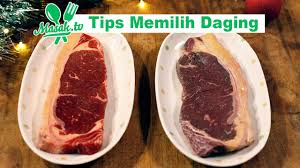
#> input picture Data_latih/busuk3.jpg, 300 x 168 px, found by its file name
$ python hsv_test2.py
#> lines starting #> are read from the running program, lines starting #| are printed output that depends on the picture; after the words box and inside, x2 and y2 are one past the last pixel; in counts of white or black regions, pixels touching at a corner belong together
import cv2
import numpy as np

def nothing(x):
    pass

img = cv2.imread("busuk3.jpg")
#> img is the input picture: shape (168, 300, 3); mean B, G, R 95.3, 119.6, 152.9
cv2.namedWindow("Trackbars")

cv2.createTrackbar("L - H", "Trackbars", 0, 179, nothing)
#> slider 'L - H' is set to 35
cv2.createTrackbar("L - S", "Trackbars", 0, 255, nothing)
#> slider 'L - S' is set to 51
cv2.createTrackbar("L - V", "Trackbars", 0, 255, nothing)
#> slider 'L - V' is set to 51
cv2.createTrackbar("U - H", "Trackbars", 179, 179, nothing)
cv2.createTrackbar("U - S", "Trackbars", 255, 255, nothing)
cv2.createTrackbar("U - V", "Trackbars", 255, 255, nothing)


while True:

    hsv = cv2.cvtColor(img, cv2.COLOR_BGR2HSV)
#> hsv: shape (168, 300, 3); mean H, S, V 30.9, 129.5, 158.8

    l_h = cv2.getTrackbarPos("L - H", "Trackbars")
    l_s = cv2.getTrackbarPos("L - S", "Trackbars")
    l_v = cv2.getTrackbarPos("L - V", "Trackbars")
    u_h = cv2.getTrackbarPos("U - H", "Trackbars")
    u_s = cv2.getTrackbarPos("U - S", "Trackbars")
    u_v = cv2.getTrackbarPos("U - V", "Trackbars")

    lower_blue = np.array([l_h, l_s, l_v])
    upper_blue = np.array([u_h, u_s, u_v])
    mask = cv2.inRange(hsv, lower_blue, upper_blue)
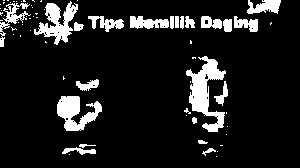
#> mask: shape (168, 300); 11.6% white; 68 white regions (46 under 20 px), largest, box (x1, y1, x2, y2) and area: (186, 56, 226, 132) 1293, (57, 96, 102, 131) 862, (34, 1, 78, 45) 855

    result = cv2.bitwise_and(img, img, mask=mask)
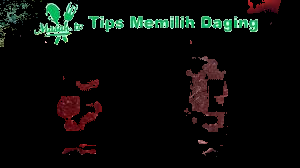
#> result: shape (168, 300, 3); mean B, G, R 9.3, 11.7, 10.7

    cv2.imshow("mask", mask)
    cv2.imshow("result", result)

    key = cv2.waitKey(1)
#> (key Esc is pressed here)
    if key == 27:
        break

#> (the run stopped early here; a loop or call above may not have finished)

$ run again, with Data_latih/busuk.jpg copied over Data_latih/busuk3.jpg
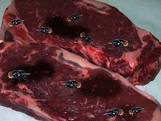
#> input picture Data_latih/busuk.jpg, 161 x 121 px, found by its file name
#> img is the input picture: shape (121, 161, 3); mean B, G, R 57, 53.4, 93.2
#> hsv: shape (121, 161, 3); mean H, S, V 134.6, 136, 95.4
#> `mask = cv2.inRange(hsv, lower_blue, upper_blue)`:
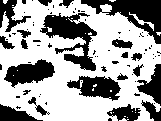
#> mask: shape (121, 161); 62.8% white; 80 black regions (59 under 20 px), largest, box (x1, y1, x2, y2) and area: (40, 13, 97, 71) 1422, (81, 0, 161, 44) 1408, (4, 59, 55, 88) 842
#> `result = cv2.bitwise_and(img, img, mask=mask)`:
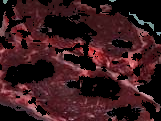
#> result: shape (121, 161, 3); mean B, G, R 29.5, 26.1, 57.8
